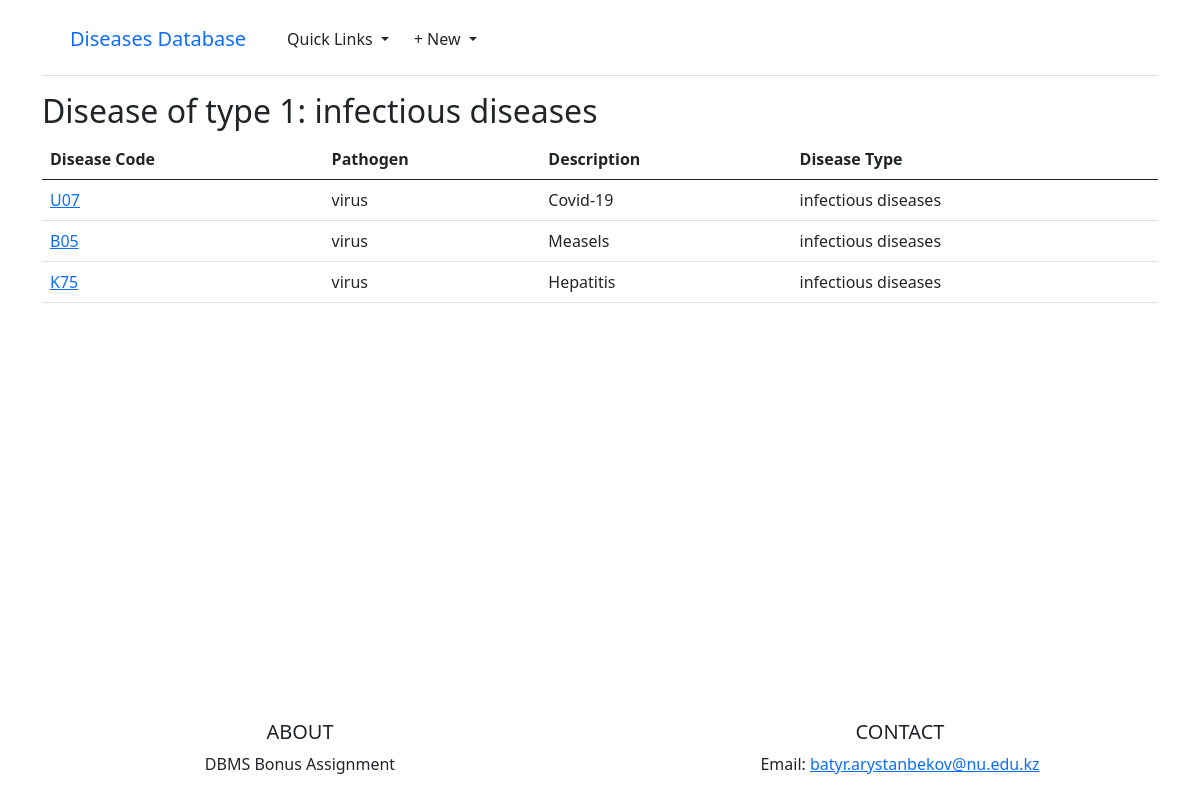
Page /disease_types/1/diseases/ on the earlier database version.
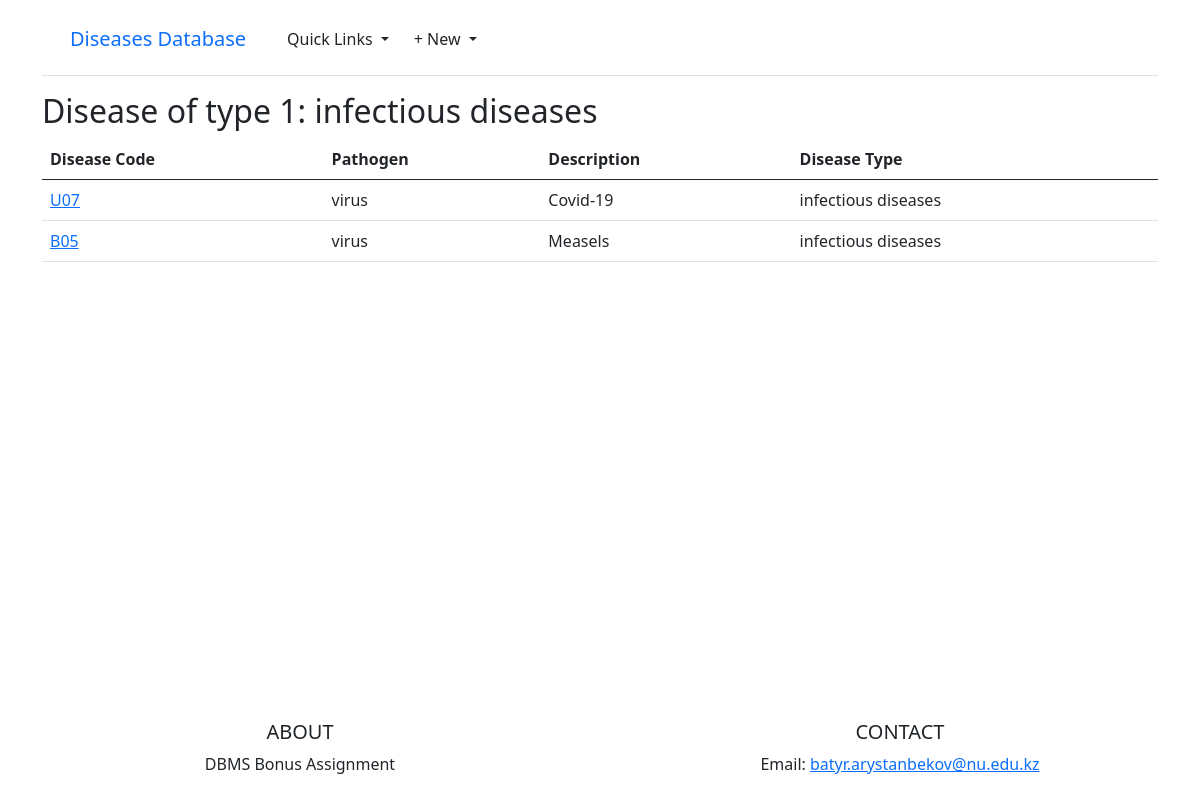
Same page on the later database version.
### objects/models.py (models this page shows, shortened)
class Disease(models.Model):
    disease_code = models.CharField(max_length=50, primary_key=True)
    pathogen = models.CharField(max_length=20)
    description = models.CharField(max_length=140)
    id = models.ForeignKey(DiseaseType, on_delete=models.CASCADE)

class DiseaseType(models.Model):
    id = models.AutoField(primary_key=True)
    description = models.CharField(max_length=140)

### objects/views.py (the view)
# urls.py: path('disease_types/<int:pk>/diseases/', list_diseases_by_type, name='disease_type_diseases'),
def list_diseases_by_type(request, pk):
    diseases = Disease.objects.filter(id=pk)
    template = loader.get_template('disease_type/disease_type_diseases.html')
    context = {
        'disease_type_id': pk,
        'disease_type': DiseaseType.objects.get(id=pk).description,
        'diseases': diseases,
    }
    return HttpResponse(template.render(context, request))

### templates/disease_type/disease_type_diseases.html (shortened to what this page needs)
{% extends "base.html" %}
{% block content %}
<h2>Disease of type {{ disease_type_id }}: {{disease_type}} </h2>
<table class="table">
    <thead class="thead-dark">
      <tr>
        <th scope="col">Disease Code</th>
        <th scope="col">Pathogen</th>
        <th scope="col">Description</th>
        <th scope="col">Disease Type</th>
      </tr>
    </thead>
    <tbody>
    {% for d in diseases %}
            <tr>
                <td><a href="{% url 'disease_detail' d.disease_code %}">{{ d.disease_code }}</a></td>
                <td>{{ d.pathogen }}</td>
                <td>{{ d.description }}</td>
                <td>{{ d.id.description }}</td>
            </tr>
    {% endfor %}
    </tbody>
  </table>
{% endblock content %}

Differences in the rows shown:
no longer on this page (row edited): Disease: disease_code "K75", pathogen "virus", description "Hepatitis", id.description "infectious diseases"
